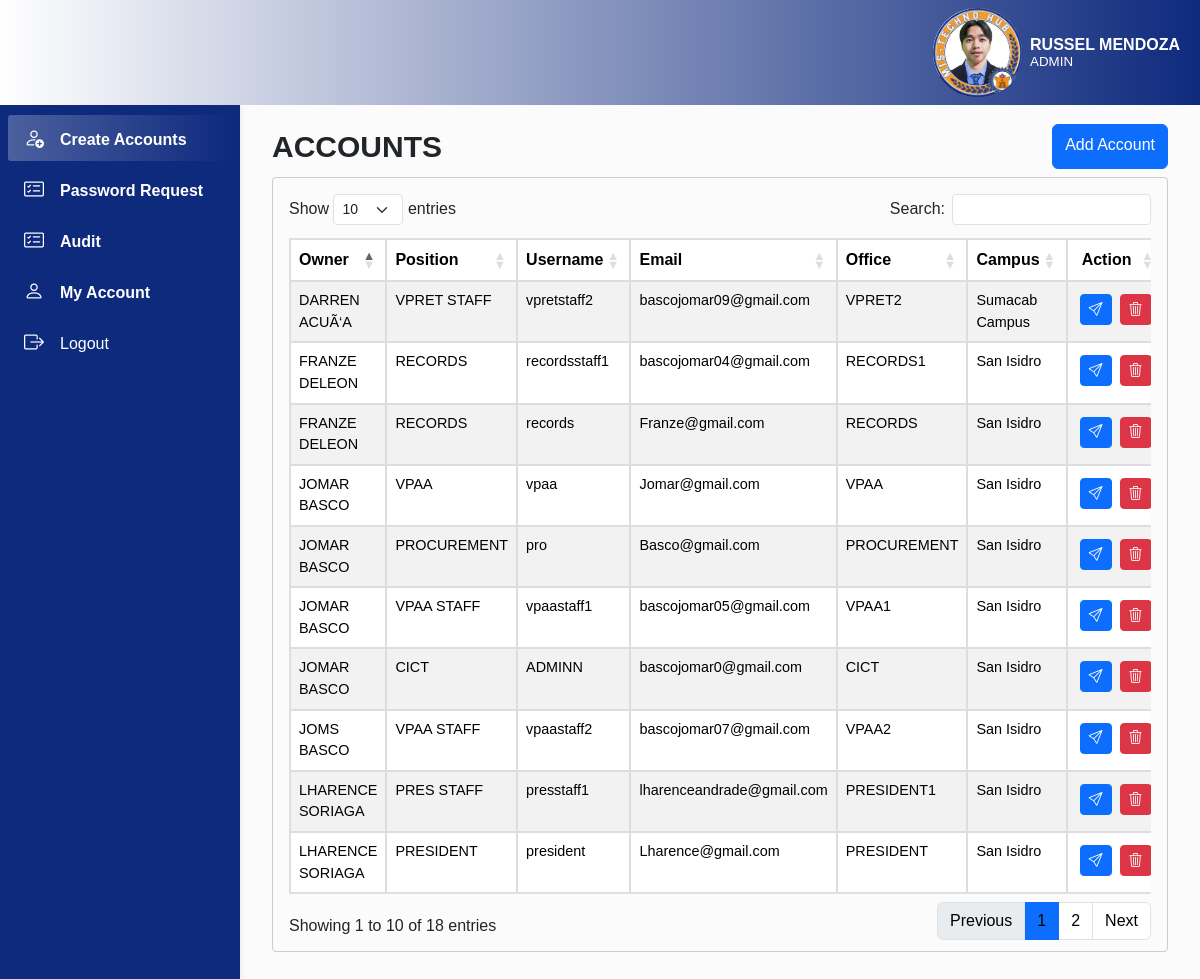
Page /admin/admin.php (signed in) on the committed database.
### tables this page shows
CREATE TABLE `tbl_users` (
  `ID` int DEFAULT NULL,
  `UserName` text,
  `Password` text,
  `Email` text,
  `Position` text,
  `Office` text,
  `Privilege` text,
  `Image` text,
  `Owner` text,
  `Suffix` text,
  `Letter` text,
  `Request` text,
  `Campus` text
);

### admin/admin.php (the view, shortened to what this page needs)
<?php
include '../database.php';
?>
<!DOCTYPE html>
<html lang="en">
<head>
    <link rel="stylesheet" href="https://cdn.datatables.net/1.11.5/css/dataTables.bootstrap5.min.css" />
    <link rel="stylesheet" href="https://cdnjs.cloudflare.com/ajax/libs/twitter-bootstrap/5.3.0/css/bootstrap.min.css">
</head>
<body>
    <link href="https://cdnjs.cloudflare.com/ajax/libs/font-awesome/5.15.4/css/all.min.css" rel="stylesheet">
<link href="https://cdn.jsdelivr.net/npm/bootstrap@5.3.2/dist/css/bootstrap.min.css" rel="stylesheet">
<link rel="stylesheet" href="https://cdn.jsdelivr.net/npm/bootstrap-icons@1.11.3/font/bootstrap-icons.min.css">
<header>
<?php
$sql = "SELECT * FROM doctrack.tbl_users WHERE Office = 'SITE ADMIN'";
$result = $conn->query($sql);
while ($row = $result->fetch_assoc()) {
    $position = $row['Position'];
    $owner = $row['Owner'];
?>
    <nav id="sidebarMenu" class="collapse d-lg-block sidebar collapse bg-primary text-white">
        <div class="position-sticky">
            <div class="list-group list-group-flush mx-2 mt-3">
                <a href="" id="active" class="list-group-item list-group-item-action py-2 ripple bg-primary text-white fw-semibold" aria-current="true">
                    <i class="bi bi-person-add me-3"></i><span>Create Accounts</span></a>
                <a href="request" class="list-group-item list-group-item-action py-2 ripple bg-primary text-white fw-semibold">
                    <i class="bi bi-card-checklist me-3 text-white"></i><span>Password Request</span></a>
                <a href="audit" class="list-group-item list-group-item-action py-2 ripple bg-primary text-white fw-semibold">
                    <i class="bi bi-card-checklist me-3 text-white"></i><span>Audit</span></a>
                <a href="my_account" class="list-group-item list-group-item-action py-2 ripple bg-primary text-white fw-semibold">
                    <i class="bi bi-person me-3 text-white"></i><span>My Account</span></a>
                <a href="../logout" class="list-group-item list-group-item-action py-2 ripple bg-primary text-white">
                    <i class="bi bi-box-arrow-right me-3 text-white"></i><span>Logout</span></a>
            </div>
        </div>
    </nav>
    <nav id="main-navbar" class="navbar navbar-expand-lg navbar-light bg-warning fixed-top">
        <div class="container-fluid">
            <ul class="navbar-nav ms-auto d-flex flex-row align-items-center">
                <div class="d-flex align-items-center">
                    <img src="../file/logos.png" class=" rounded-circle" style="height: 9vh; position: absolute;" />
                    <div class="d-flex flex-column mx-2">
                        <p class="text-white fw-semibold mb-0"><?php echo $owner; ?></p>
                        <span class="text-white" style="font-size: smaller; margin-top: -5px;"><?php echo $position; ?></span>
                    </div>
                </div>
            </ul>
        </div>
    </nav>
    <header>
    <main>
        <div class="mx-4 px-2 pb-2">
            <div class="title">
                <div class="title-sub fw-bold">ACCOUNTS</div>
                <div class="btn btn-primary pt-2" data-bs-toggle="modal" data-bs-target="#addAcc">Add Account</div>
            </div>
            <div class="table-container mt-2 p-3">
                <table id="example" class="table table-striped" style="width:100%">
                    <thead>
                        <tr>
                            <th>Owner</th>
                            <th>Position</th>
                            <th>Username</th>
                            <th>Email</th>
                            <th>Office</th>
                            <th>Campus</th>
                            <th class="text-center">Action</th>
                        </tr>
                    </thead>
                    <tbody>
                        <?php
                        $query = "SELECT * FROM tbl_users";
                        $result = $conn->query($query);
                        if ($result->num_rows > 0) {
                            while ($rows = $result->fetch_assoc()) {
                        ?>
                                <tr class='' onclick='toggleRow(this)'>
                                    <td><?php echo $rows['Owner']; ?></td>
                                    <td><?php echo $rows['Position']; ?></td>
                                    <td><?php echo $rows['UserName']; ?></td>
                                    <td><?php echo $rows['Email']; ?></td>
                                    <td><?php echo $rows['Office']; ?></td>
                                    <td><?php echo $rows['Campus']; ?></td>
                                    <td class="text-center">
                                        <?php
                                        if ($rows["ID"]) {
                                            echo "<div class='btn-group'>";
                                            echo "<form action='' method='post'>";
                                            echo "<button type='submit' name='send_pass' value='Send' class='btn btn-primary btn-sm m-1'>";
                                            echo '<i class="bi bi-send"></i></button>';
                                            echo "</form>";
                                            echo "<form action='' method='post'>";
                                            echo "<button type='submit' name='delete_user' value='Delete' class='btn btn-danger btn-sm m-1'>";
                                            echo "<i class='bi bi-trash3'></i></button>";
                                            echo "</form>";
                                            echo "</div>";
                                        }
                                        ?>
                                    </td>
                                </tr>
                        <?php
                            }
                        }
                        ?>
                    </tbody>
                </table>
            </div>
        </div>
    </main>
    </header>
<?php
}
?>
</body>
</html>

### admin/admin.php (style rules this page uses)
* { overflow: hidden; }
body { background-color: #fbfbfb; }
@media (min-width: 991.98px) { main { padding-left: 240px; } }
.navbar { background: linear-gradient(to left, #0E2A7D, white) !important; }
.sidebar { position: fixed; top: 0; bottom: 0; left: 0; padding: 10vh 0 0; box-shadow: 0 2px 5px 0 rgb(0 0 0 / 5%), 0 2px 10px 0 rgb(0 0 0 / 5%); width: 240px; z-index: 600; }
#sidebarMenu { background-color:#0E2A7D !important; }
#sidebarMenu a { background-color:#0E2A7D !important; margin-bottom: .5vh; border-bottom: none; }
.mx-4 { margin-top:12.5vh; }
#active { background: linear-gradient(to right, rgba(255, 255, 255, 0.253), rgba(255, 255, 255, 0)); border-radius: 3px 3px 3px 3px; }
#sidebarMenu i { font-size: 20px; }
* { font-family: arial; }
.table-container { height: 78vh; overflow: auto; border: 1px solid #ccc; border-radius: 4px; }
table { width: 100%; border-collapse: collapse; }
table, th, td { border: 1px solid #ddd; }
th, td { padding: 8px; text-align: left; }
th { background-color: #e9e9e9; position: sticky; top: 0; }
.title { display: flex; justify-content: space-between; }
.title-sub { font-size: 30px; }
td { font-size: 0.9em; }
a { color: black !important; text-decoration: none !important; }

### rows in the picture
tbl_users: Owner "RUSSEL MENDOZA", Position "ADMIN"
tbl_users: Owner "LHARENCE SORIAGA", Position "PRES STAFF", UserName "presstaff1", Email "lharenceandrade@gmail.com", Office "PRESIDENT1", Campus "San Isidro"
tbl_users: Owner "FRANZE DELEON", Position "RECORDS", UserName "recordsstaff1", Email "bascojomar04@gmail.com", Office "RECORDS1", Campus "San Isidro"
tbl_users: Owner "LHARENCE SORIAGA", Position "PRESIDENT", UserName "president", Email "Lharence@gmail.com", Office "PRESIDENT", Campus "San Isidro"
tbl_users: Owner "JOMAR BASCO", Position "VPAA", UserName "vpaa", Email "Jomar@gmail.com", Office "VPAA", Campus "San Isidro"
tbl_users: Owner "FRANZE DELEON", Position "RECORDS", UserName "records", Email "Franze@gmail.com", Office "RECORDS", Campus "San Isidro"
tbl_users: Owner "JOMAR BASCO", Position "PROCUREMENT", UserName "pro", Email "Basco@gmail.com", Office "PROCUREMENT", Campus "San Isidro"
tbl_users: Owner "JOMAR BASCO", Position "VPAA STAFF", UserName "vpaastaff1", Email "bascojomar05@gmail.com", Office "VPAA1", Campus "San Isidro"
tbl_users: Owner "JOMS BASCO", Position "VPAA STAFF", UserName "vpaastaff2", Email "bascojomar07@gmail.com", Office "VPAA2", Campus "San Isidro"
tbl_users: Owner "DARREN ACUÃ‘A", Position "VPRET STAFF", UserName "vpretstaff2", Email "bascojomar09@gmail.com", Office "VPRET2", Campus "Sumacab Campus"
tbl_users: Owner "JOMAR BASCO", Position "CICT", UserName "ADMINN", Email "bascojomar0@gmail.com", Office "CICT", Campus "San Isidro"
